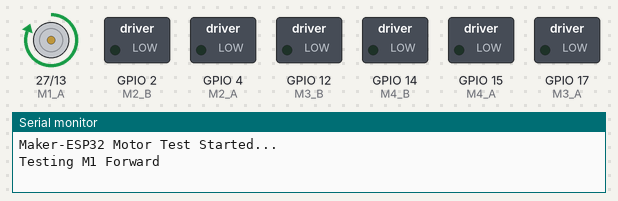
The sketch below on a simulated ESP32. On the bench: motor-driver pin pairs drawn as motors (green arrow = first pin HIGH = forward, orange = second pin HIGH = backward, longer = more drive), switched loads named in the sketch (green lamp = pin HIGH), the last lines printed to the serial monitor.

Above: at 1.0 s.
At 3.0 s:
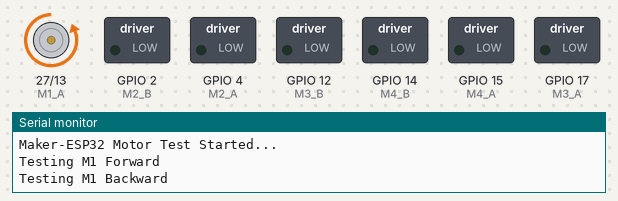
At 4.5 s:
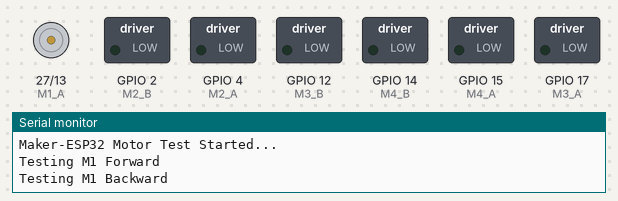
Timing chart, 0 to 6.5 s (numbered marks = the images above):
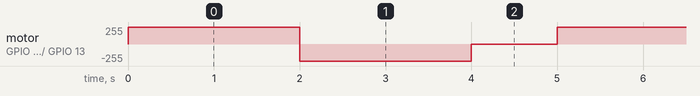

Measured:
- by itself, motor on GPIO 27 (M1_A) / GPIO 13 (M1_B): repeats every 5.0 s: backward 255/255 2.0 s, stopped 1.0 s, forward 255/255 2.0 s

The sketch:

ESP32_Maker_MotorTest.ino
```cpp
/*
 * Maker-ESP32 DC Motor Test Sketch
 * Specifically for the Null Labs Maker-ESP32 integrated driver.
 */

// Define motor pins based on Maker-ESP32 hardware layout
// Port M1
// #define M1_A 12
// #define M1_B 13
// // Port M2
// #define M2_A 25
// #define M2_B 26
// // Port M3
// #define M3_A 27
// #define M3_B 14
// // Port M4
// #define M4_A 32
// #define M4_B 33


#define M1_A 27
#define M1_B 13
// Port M2
#define M2_A 4
#define M2_B 2
// Port M3
#define M3_A 17
#define M3_B 12
// Port M4
#define M4_A 15
#define M4_B 14


void setup() {
  Serial.begin(115200);

  // Initialize all motor pins as outputs
  pinMode(M1_A, OUTPUT); pinMode(M1_B, OUTPUT);
  pinMode(M2_A, OUTPUT); pinMode(M2_B, OUTPUT);
  pinMode(M3_A, OUTPUT); pinMode(M3_B, OUTPUT);
  pinMode(M4_A, OUTPUT); pinMode(M4_B, OUTPUT);

  Serial.println("Maker-ESP32 Motor Test Started...");
}

void driveMotor(int pinA, int pinB, String direction) {
  if (direction == "forward") {
    digitalWrite(pinA, HIGH);
    digitalWrite(pinB, LOW);
  } else if (direction == "backward") {
    digitalWrite(pinA, LOW);
    digitalWrite(pinB, HIGH);
  } else {
    digitalWrite(pinA, LOW);
    digitalWrite(pinB, LOW);
  }
}

void loop() {
  // Test Motor 1
  Serial.println("Testing M1 Forward");
  driveMotor(M1_A, M1_B, "forward");
  delay(2000);

  Serial.println("Testing M1 Backward");
  driveMotor(M1_A, M1_B, "backward");
  delay(2000);

  driveMotor(M1_A, M1_B, "stop");
  delay(1000);

  // Repeat or expand for M2, M3, M4 as needed
}
```
